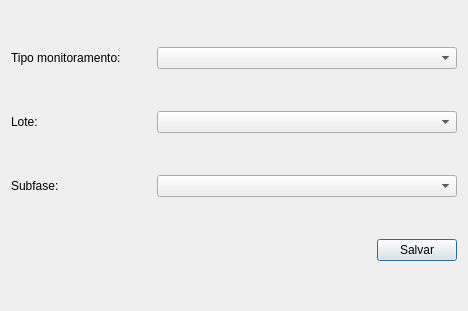
<?xml version="1.0" encoding="UTF-8"?>
<ui version="4.0">
 <class>Dialog</class>
 <widget class="QDialog" name="Dialog">
  <property name="geometry">
   <rect>
    <x>0</x>
    <y>0</y>
    <width>468</width>
    <height>311</height>
   </rect>
  </property>
  <property name="windowTitle">
   <string>Dialog</string>
  </property>
  <layout class="QGridLayout" name="gridLayout">
   <item row="1" column="0">
    <layout class="QHBoxLayout" name="horizontalLayout_4">
     <item>
      <widget class="QLabel" name="label_2">
       <property name="sizePolicy">
        <sizepolicy hsizetype="Fixed" vsizetype="Preferred">
         <horstretch>0</horstretch>
         <verstretch>0</verstretch>
        </sizepolicy>
       </property>
       <property name="minimumSize">
        <size>
         <width>140</width>
         <height>0</height>
        </size>
       </property>
       <property name="maximumSize">
        <size>
         <width>140</width>
         <height>16777215</height>
        </size>
       </property>
       <property name="text">
        <string>Lote:</string>
       </property>
      </widget>
     </item>
     <item>
      <widget class="QComboBox" name="lotCb"/>
     </item>
    </layout>
   </item>
   <item row="2" column="0">
    <layout class="QHBoxLayout" name="horizontalLayout_3">
     <item>
      <widget class="QLabel" name="label">
       <property name="sizePolicy">
        <sizepolicy hsizetype="Fixed" vsizetype="Preferred">
         <horstretch>0</horstretch>
         <verstretch>0</verstretch>
        </sizepolicy>
       </property>
       <property name="minimumSize">
        <size>
         <width>140</width>
         <height>0</height>
        </size>
       </property>
       <property name="maximumSize">
        <size>
         <width>140</width>
         <height>16777215</height>
        </size>
       </property>
       <property name="text">
        <string>Subfase:</string>
       </property>
      </widget>
     </item>
     <item>
      <widget class="QComboBox" name="subphaseCb"/>
     </item>
    </layout>
   </item>
   <item row="3" column="0">
    <layout class="QHBoxLayout" name="horizontalLayout">
     <item>
      <spacer name="horizontalSpacer">
       <property name="orientation">
        <enum>Qt::Horizontal</enum>
       </property>
       <property name="sizeHint" stdset="0">
        <size>
         <width>40</width>
         <height>20</height>
        </size>
       </property>
      </spacer>
     </item>
     <item>
      <widget class="QPushButton" name="saveBtn">
       <property name="text">
        <string>Salvar</string>
       </property>
      </widget>
     </item>
    </layout>
   </item>
   <item row="0" column="0">
    <layout class="QHBoxLayout" name="layout">
     <item>
      <widget class="QLabel" name="label_4">
       <property name="sizePolicy">
        <sizepolicy hsizetype="Minimum" vsizetype="Fixed">
         <horstretch>0</horstretch>
         <verstretch>0</verstretch>
        </sizepolicy>
       </property>
       <property name="minimumSize">
        <size>
         <width>140</width>
         <height>0</height>
        </size>
       </property>
       <property name="maximumSize">
        <size>
         <width>140</width>
         <height>16777215</height>
        </size>
       </property>
       <property name="text">
        <string>Tipo monitoramento:</string>
       </property>
      </widget>
     </item>
     <item>
      <widget class="QComboBox" name="profileCb"/>
     </item>
    </layout>
   </item>
  </layout>
 </widget>
 <tabstops>
  <tabstop>saveBtn</tabstop>
  <tabstop>subphaseCb</tabstop>
 </tabstops>
 <resources/>
 <connections/>
</ui>
